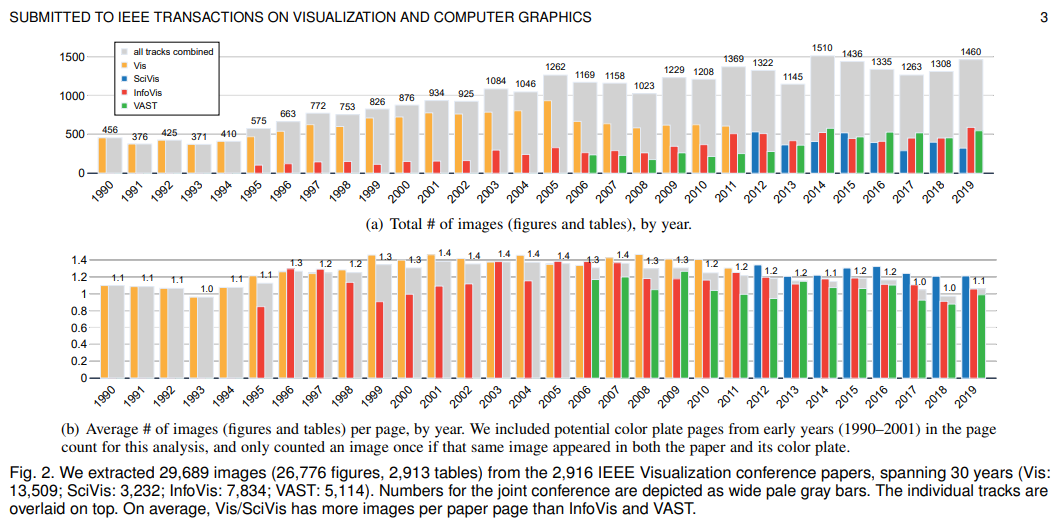
#> input picture Capture.jpg, 1061 x 529 px
$ python main.py
#> lines starting #> are read from the running program, lines starting #| are printed output that depends on the picture
import cv2
import numpy as np

cap = cv2.VideoCapture(0)
imgTarget = cv2.imread('Capture.jpg')  # positioning images
#> imgTarget is the input picture: shape (529, 1061, 3); mean B, G, R 218.8, 224.6, 230.2
imgVideo = cv2.imread('Capture.jpg')  # showing images

# success, imgVideo = myVid.read()  # debug
hT, wT, cT = imgTarget.shape  # get the height(hT), width(wT), color(cT) variables from imgTarget
#> hT = 529; wT = 1061; cT = 3
imgVideo = cv2.resize(imgVideo, (wT, hT))  # resize imgVideo to imgTarget

orb = cv2.ORB_create(nfeatures=2000)  # nfeatures=2000 can have the best positioning
kp1, des1 = orb.detectAndCompute(imgTarget, None)
#> kp1 = 2000 keypoints; strongest (x, y, size): (290, 474, 31), (476, 475, 31), (646, 492, 31), (748, 474, 31)
# imgTarget = cv2.drawKeypoints(imgTarget, kp1, None)  # debug

while True:  # loop until user choose to exit
    # sample code view https://docs.opencv.org/4.x/dc/dc3/tutorial_py_matcher.html
    success, imgWebcam = cap.read()
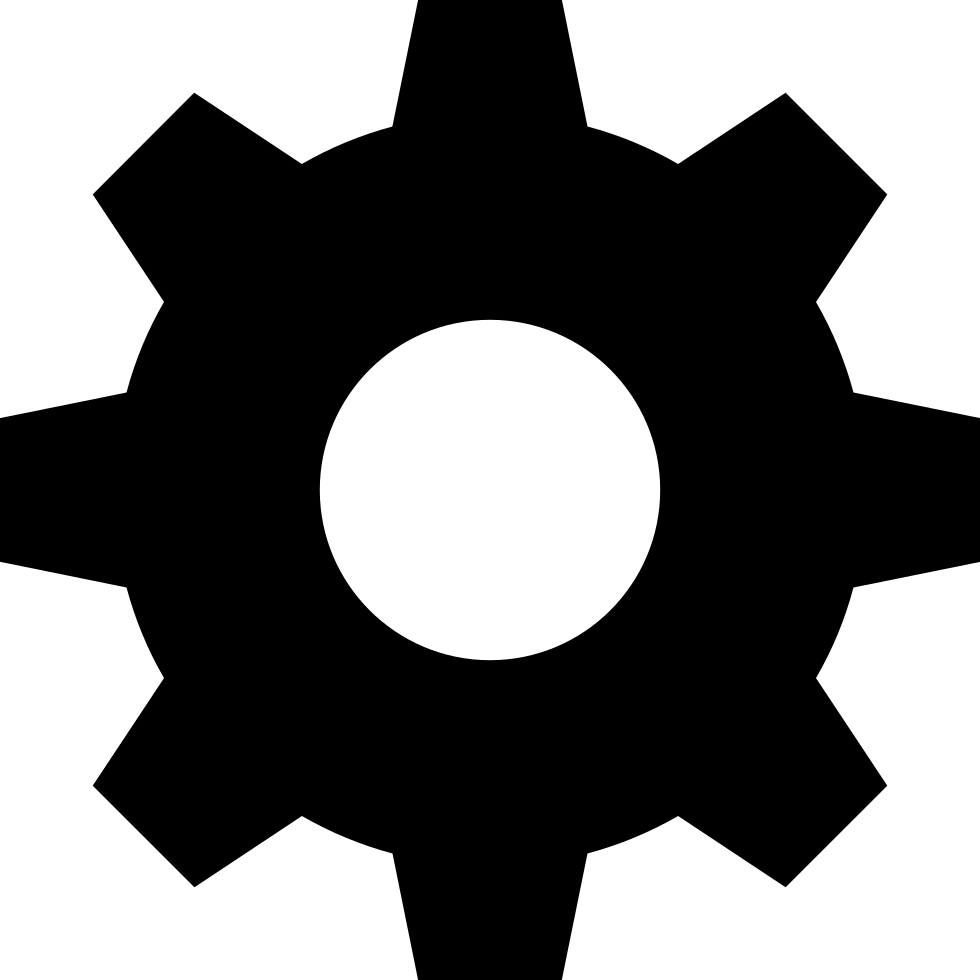
#> input picture config.jpg, 980 x 980 px, given in place of the camera
#> imgWebcam is the input picture: shape (980, 980, 3); min 0, max 255, mean 119.1
    imgAug = imgWebcam.copy()
    kp2, des2 = orb.detectAndCompute(imgWebcam, None)
#> kp2 = 338 keypoints; strongest (x, y, size): (93, 194, 31), (194, 886, 31), (785, 93, 31), (785, 886, 31)
    # imgWebcam = cv2.drawKeypoints(imgWebcam, kp2, None)  # debug

    bf = cv2.BFMatcher()
    matches = bf.knnMatch(des1, des2, k=2)
#> matches = 2000 matches
    good = []
    for m, n in matches:
        if m.distance < 0.75 * n.distance:
            good.append(m)
#> after the loop, good = []
    # print(len(good))  # debug
    imgFeatures = cv2.drawMatches(imgTarget, kp1, imgWebcam, kp2, good, None,
                                  flags=cv2.DrawMatchesFlags_NOT_DRAW_SINGLE_POINTS)
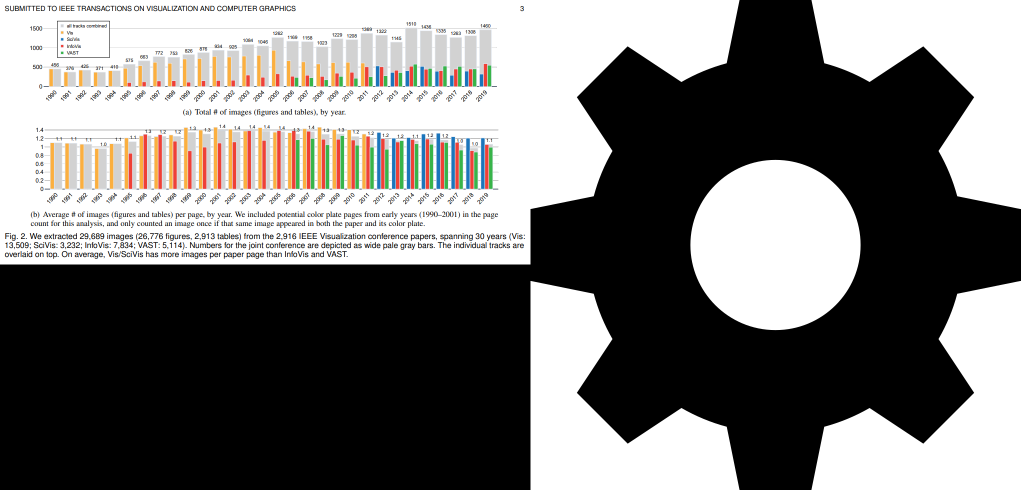
#> imgFeatures: shape (980, 2041, 3) (shown at 1/2 size); mean B, G, R 118.6, 120.2, 121.8

    if len(good) > 30:  # if 30 out of 2000 points matched then generate imgVideo
        srcPts = np.float32([kp1[m.queryIdx].pt for m in good]).reshape(-1, 1, 2)
        dstPts = np.float32([kp2[m.trainIdx].pt for m in good]).reshape(-1, 1, 2)
        matrix, mask = cv2.findHomography(srcPts, dstPts, cv2.RANSAC, 5)

        pts = np.float32([[0, 0], [0, hT], [wT, hT], [wT, 0]]).reshape(-1, 1, 2)
        dst = cv2.perspectiveTransform(pts, matrix)
        img2 = cv2.polylines(imgWebcam, [np.int32(dst)], True, [255, 0, 255], 3)

        imgWarp = cv2.warpPerspective(imgVideo, matrix, (imgWebcam.shape[1], imgWebcam.shape[0]))

        maskNew = np.zeros((imgWebcam.shape[0], imgWebcam.shape[1]), np.uint8)
        cv2.fillPoly(maskNew, [np.int32(dst)], (255, 255, 255))
        maskInv = cv2.bitwise_not(maskNew)
        imgAug = cv2.bitwise_and(imgAug, imgAug, mask=maskInv)
        imgAug = cv2.bitwise_or(imgWarp, imgAug)

        cv2.imshow('imgAug', imgAug)
    # cv2.imshow('imgWarp', imgWarp)
    # cv2.imshow('img2', img2)
    cv2.imshow('imgFeatures', imgFeatures)
    # cv2.imshow('imgTarget', imgTarget)
    # cv2.imshow('myVid', imgVideo)
    # cv2.imshow('imgWebcam', imgWebcam)
    cv2.waitKey(1)
